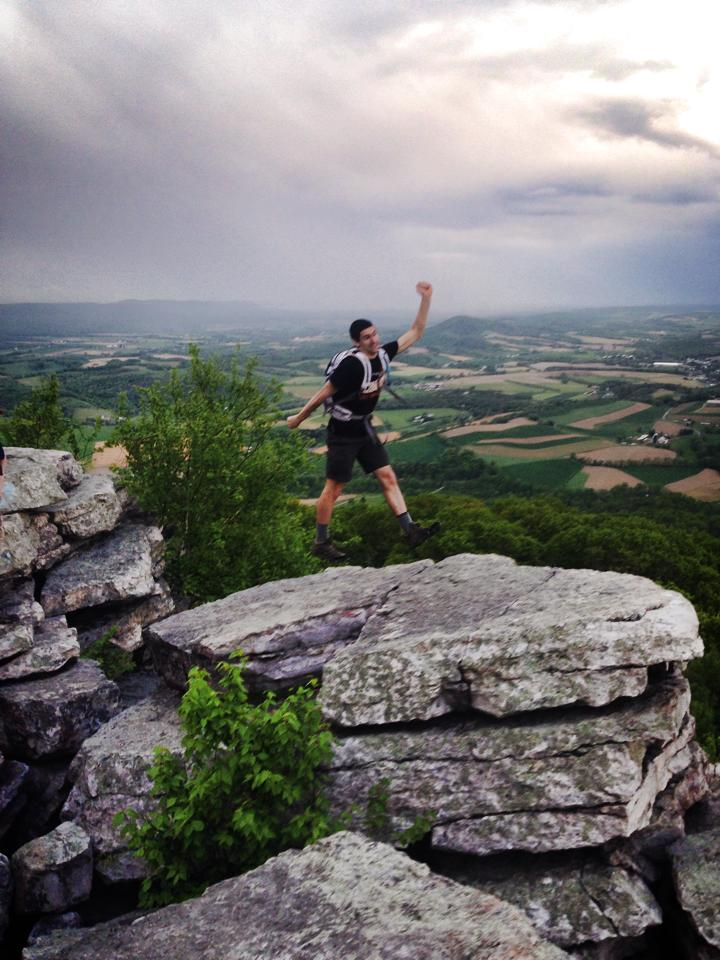
%> input picture test.jpg, 720 x 960 px
$ octave --eval "result = cannyEdge(imread('test.jpg'));"   (GNU Octave 9; MATLAB toolbox functions it lacks are replaced by stand-ins)
%> lines starting %> are read from the running program, lines starting %| are printed output that depends on the picture; in (x1, y1, x2, y2) boxes, pixels count from 0 and x2, y2 are one past the last pixel; in counts of white or black regions, pixels touching at a corner belong together; the program's own positions count from 1
### padIm.m
function I_padded = padIm(I, border)

[nr, nc, nb] = size(I);
%I_padded = zeros(nr+2*border, nc+2*border, nb);
%I_padded(border+1:border+nr, border+1:border+nc) = I;

border_l = I(:,border+1:-1:2,:);
border_r = I(:,nc-1:-1:nc-border,:);
I = [border_l,I,border_r];
border_t = I(border+1:-1:2,:,:);
border_b = I(nr-1:-1:nr-border,:,:);
I = [border_t;I;border_b];

I_padded = I;

### cannyEdge.m
% cannyEdge.m
% Joseph J Trovato, Justin K Yim
% September 2014
%
% CIS 581: Computer Vision & Computational Photography
% Project 1: Edge Detection

% Function to compute Canny Edges
function E = cannyEdge(I)

% Handle color images
if size(I,3) > 1
    I = rgb2gray(I);
end

% pad the image
nr = size(I,1);
nc = size(I,2);
pad = 2;
Ip = double(padIm(I, pad));

% smooth the image with Gaussian Blur
G = fspecial('gaussian', [5,5], 1.4);
Is = conv2(Ip, G, 'same');

% compute the gradient, magnitude, direction
% could simply use [Jmag, Jdir] = imgradient(Is);
dx = [1 -1];
dy = dx';
Jx = conv2(Is, dx, 'same');
Jy = conv2(Is, dy, 'same');

% [9 lines of commented-out code are left out]
S = [1; 1];
Jx = conv2(Jx, S, 'same');
Jy = conv2(Jy, S', 'same');

J_mag = sqrt(Jx.^2 + Jy.^2);
J_mag_norm = (J_mag-min(min(J_mag)))/(max(max(J_mag))-min(min(J_mag))); %normalize the magnitudes so thresholding is easier
J_dir = atan2d(-Jy, Jx);

% [12 lines of commented-out code are left out]
J_mag_supp = zeros(nr+2*pad, nc+2*pad);
for ii = 2: size(J_dir, 1)-1;
    for jj = 2:size(J_dir, 2)-1;
        theta = J_dir(ii, jj);
        if theta<0
            theta= theta + 360;
        end
        mag = J_mag(ii,jj);
            if (theta >= 0 && theta < 45) || (theta >= 180 && theta < 225)
                sam1 = 0.5*(J_mag(ii-1,jj+1) + J_mag(ii, jj+1));
                sam2 = 0.5*(J_mag(ii, jj-1) + J_mag(ii+1, jj-1));
            elseif  (theta >= 45 && theta < 90) || (theta >= 225 && theta < 270)
                sam1 = 0.5*(J_mag(ii-1,jj) + J_mag(ii-1, jj+1));
                sam2 = 0.5*(J_mag(ii+1, jj-1) + J_mag(ii+1, jj));
            elseif  (theta >= 90 && theta < 135) || (theta >= 270 && theta < 315)
                sam1 = 0.5*(J_mag(ii-1, jj-1) + J_mag(ii-1, jj));
                sam2 = 0.5*(J_mag(ii+1, jj) + J_mag(ii+1, jj+1));
            elseif  (theta >= 135 && theta < 180) || (theta >= 315 && theta <= 360)
                sam1 = 0.5*(J_mag(ii-1, jj-1) + J_mag(ii, jj-1));
                sam2 = 0.5*(J_mag(ii, jj+1) + J_mag(ii+1, jj+1));
            else
                error('thats an invalid angle');
            end
            J_mag_supp(ii,jj) = J_mag_norm(ii,jj)*(mag > sam1 && mag > sam2);
    end
end

% Hysteresis: connecting the edges

% Thresholds
pixel_list = reshape(J_mag_supp,1,numel(J_mag_supp));
thres_high = mean(pixel_list) + 1.2*std(pixel_list);%0.08;
thres_low = mean(pixel_list) + 0.5*std(pixel_list);

%disp(['mean: ',num2str(mean(pixel_list)),' std: ',num2str(std(pixel_list))]);

J_mag_sized = J_mag_supp(3:(end-2),3:(end-2));
E = J_mag_sized > thres_high;

for ii = 1:numel(E)
    low = J_mag_sized > thres_low;
    hyst = conv2(single(E),ones(3,3),'same');
    new = (low & hyst) & ~E;
    if all(all(~new))
        break
    end
    E = E | new;

end

% [6 lines of commented-out code are left out]


end
%> in cannyEdge, `I = rgb2gray(I);`:
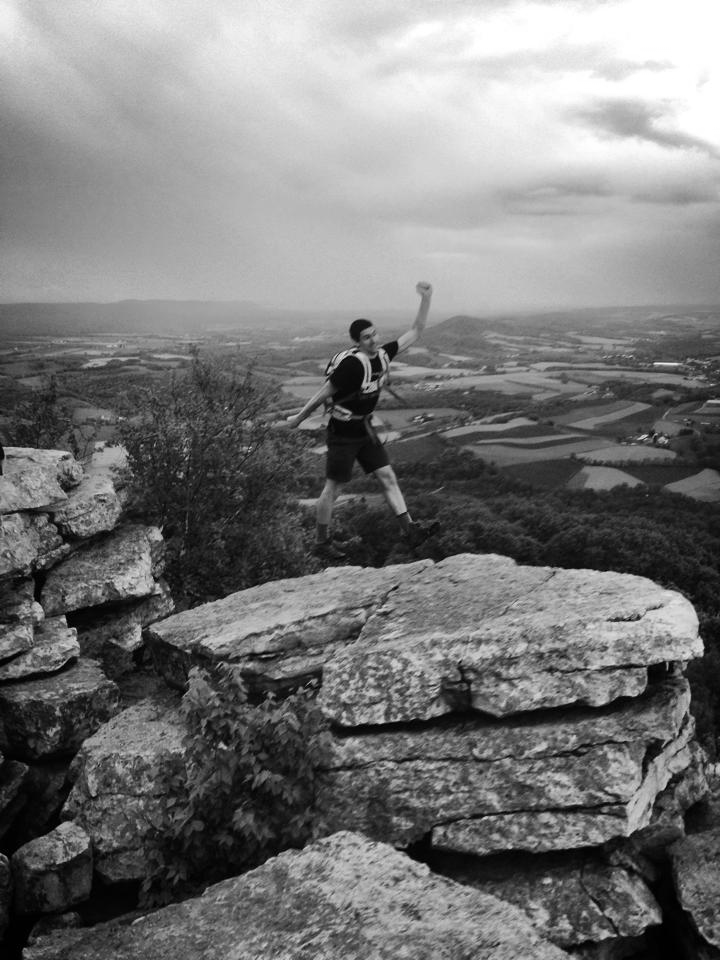
%> I: size 960x720 uint8; min 0, max 255, mean 120.8
%> in padIm, `border_l = I(:,border+1:-1:2,:);`: border_l = 960 rows, first 12: [229 230; 233 234; 235 236; 236 235; 237 236; 240 241; 240 241; 238 238; 240 240; 239 237; 238 236; 238 236]
%> in padIm, `border_r = I(:,nc-1:-1:nc-border,:);`: border_r = 960 rows, first 12: [255 255; 255 255; 255 255; 255 255; 255 255; 255 255; 255 255; 255 255; 255 255; 255 255; 255 255; 255 255]
%> in padIm, `border_t = I(border+1:-1:2,:,:);`: border_t = 724 columns, first 8: [235 236 236 236 235 234 232 229; 233 234 235 234 233 231 230 228]
%> in padIm, `border_b = I(nr-1:-1:nr-border,:,:);`: border_b = 724 columns, first 8: [2 2 2 2 2 2 2 2; 2 2 2 2 2 2 2 2]
%> in cannyEdge, `Jx = conv2(Is, dx, 'same');`:
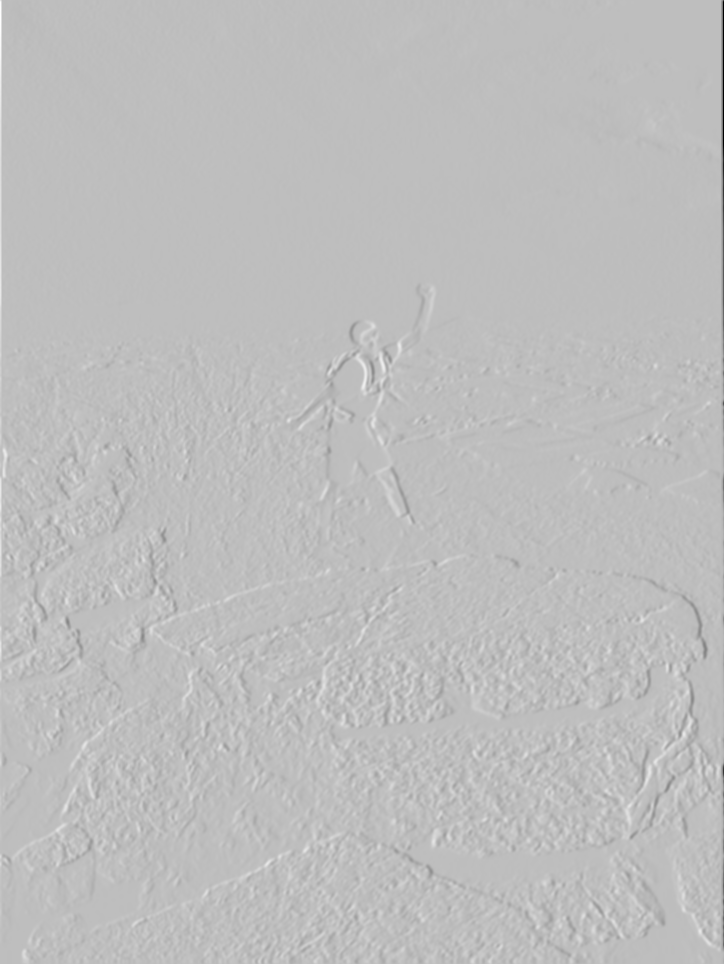
%> Jx: size 964x724 double; min -166.5, max 56.89, mean -0.1; drawn with min black and max white
%> in cannyEdge, `Jy = conv2(Is, dy, 'same');`:
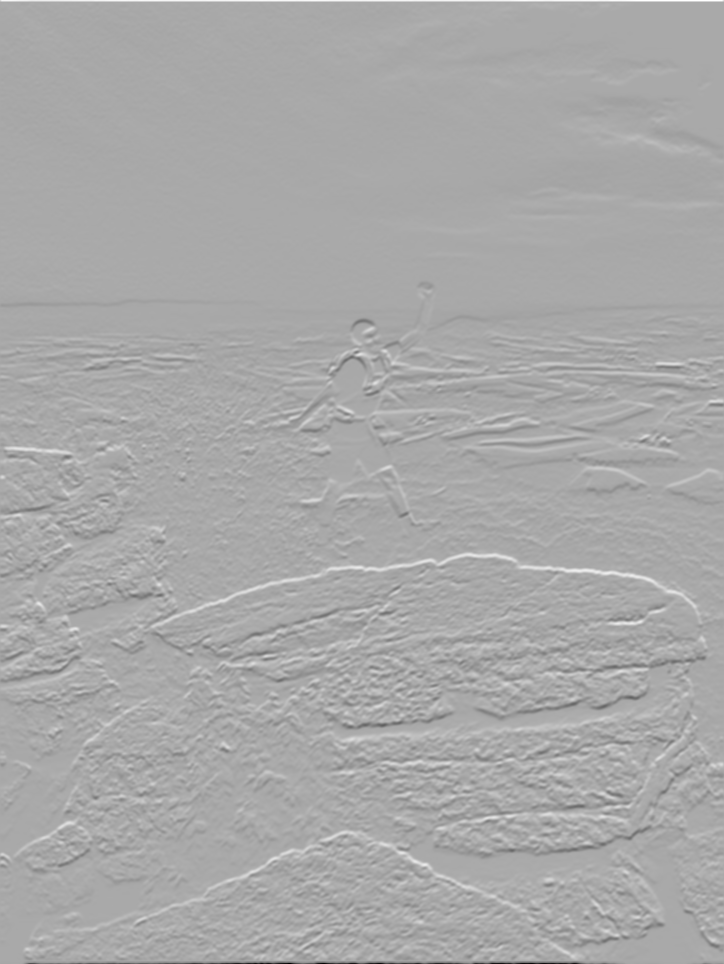
%> Jy: size 964x724 double; min -119.2, max 60.41, mean -0.2; drawn with min black and max white
%> in cannyEdge, `J_dir = atan2d(-Jy, Jx);`:
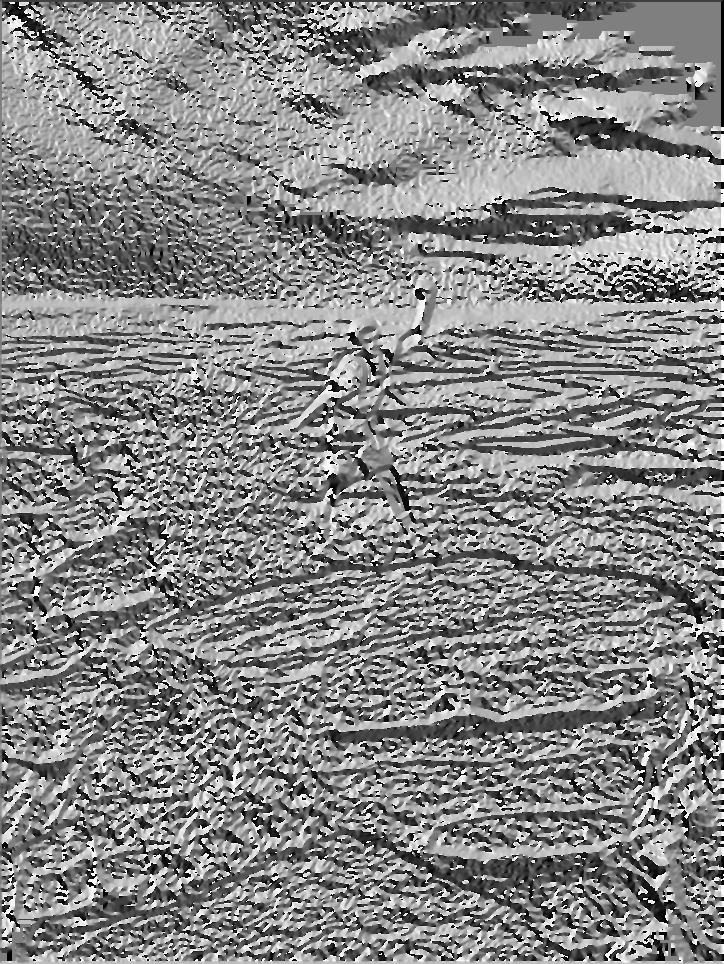
%> J_dir: size 964x724 double; min -180, max 180, mean 10.3; drawn with min black and max white
%> after the loop in cannyEdge, `for ii = 2: size(J_dir, 1)-1;`:
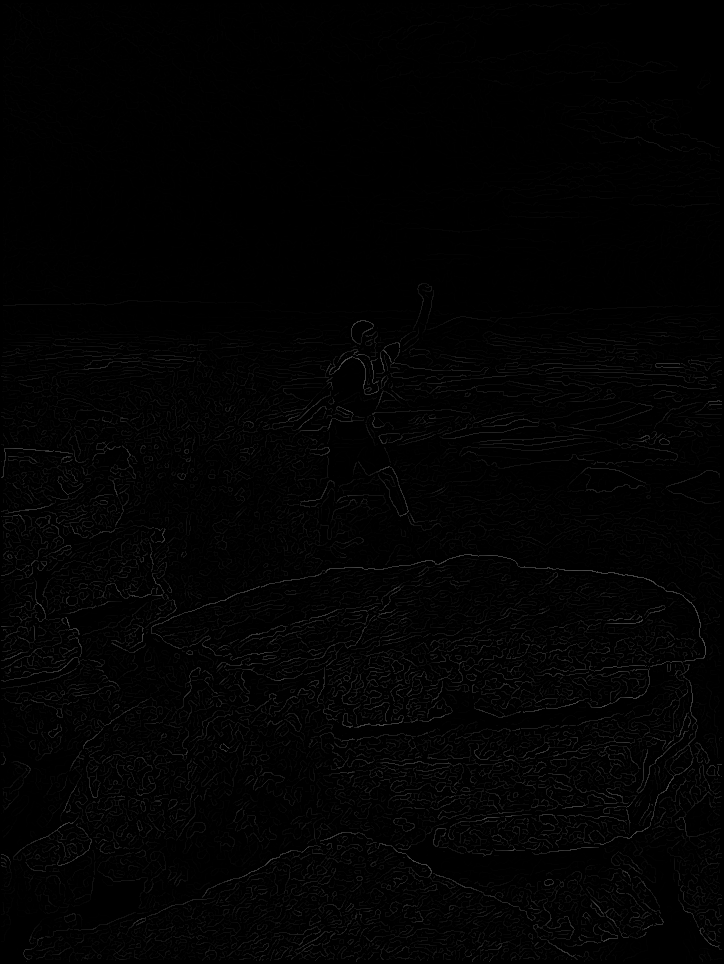
%> J_mag_supp: size 964x724 double; min 0, max 0.313, mean 0.00984
%> after the loop in cannyEdge, `for ii = 2: size(J_dir, 1)-1;`: sam1 = 8.45; sam2 = 17.55
%> in cannyEdge, `thres_high = mean(pixel_list) + 1.2*std(pixel_list);`: thres_high = 0.0431
%> in cannyEdge, `thres_low = mean(pixel_list) + 0.5*std(pixel_list);`: thres_low = 0.0237
%> in cannyEdge, `E = J_mag_sized > thres_high;`: E: size 960x720 logical; 8.5% white in thin lines or dots, all inside (x1, y1, x2, y2) = (0, 116, 720, 960)
%> after the loop in cannyEdge, `for ii = 1:numel(E)`:
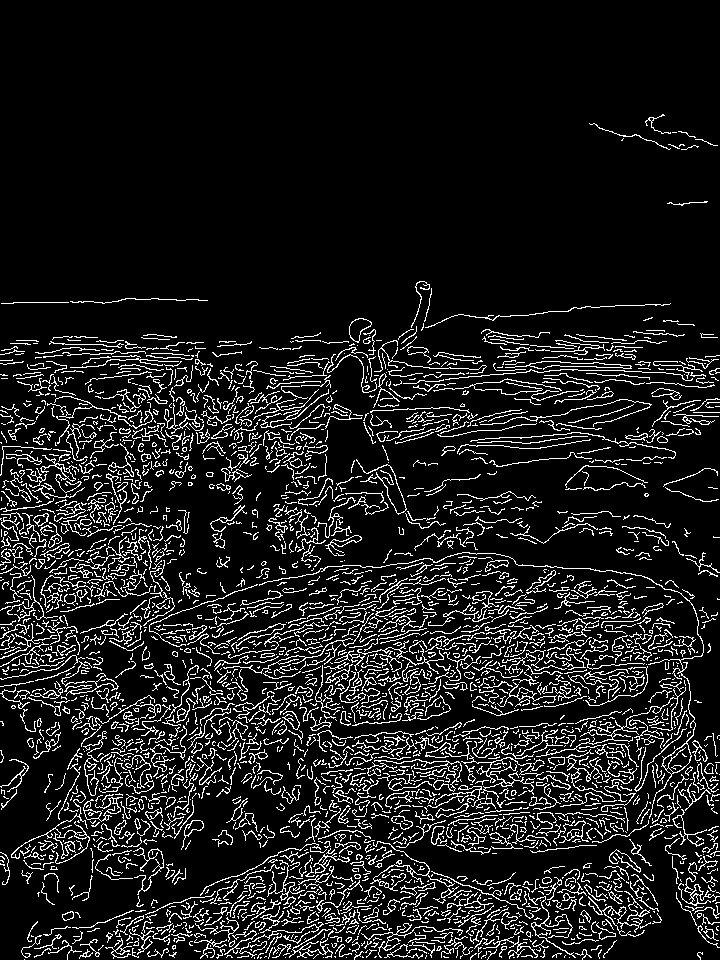
%> E: size 960x720 logical; 11.2% white in thin lines or dots, all inside (x1, y1, x2, y2) = (0, 114, 720, 960)
